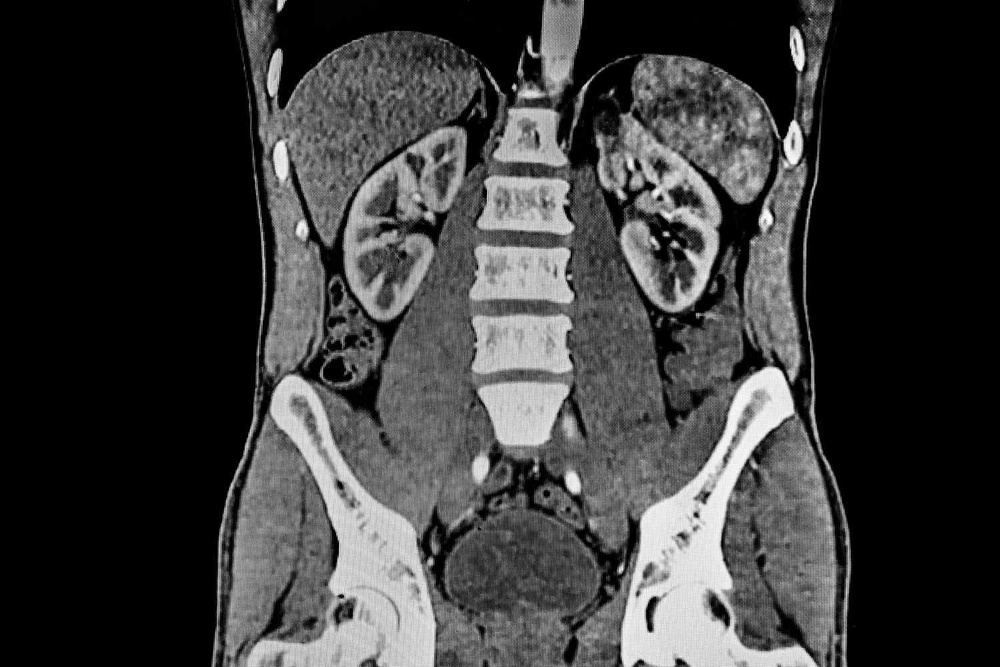
%> input picture ct-scan-abdominal.jpg, 1000 x 667 px, shrunk from 1500 x 1000 before the run
$ octave basic-command.m   (GNU Octave 9; MATLAB toolbox functions it lacks are replaced by stand-ins)
%> lines starting %> are read from the running program, lines starting %| are printed output that depends on the picture
img = imread('ct-scan-abdominal.jpg');
%> img is the input picture: size 667x1000x3 uint8; min 0, max 255, mean 58.4

imshow(img);

img2 = imread('diabetic-retinopaty.jpg');
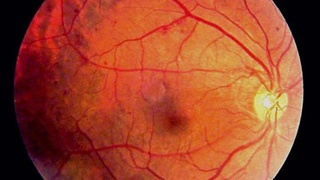
%> input picture diabetic-retinopaty.jpg, 320 x 180 px, shrunk from 480 x 270 before the run
%> img2 is the input picture: size 180x320x3 uint8; mean R, G, B 155.8, 68.6, 42.7

imshow(img2);

img2Gray = rgb2gray(img2);
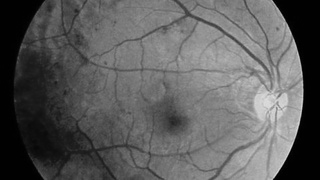
%> img2Gray: size 180x320 uint8; min 0, max 222, mean 91.7

imshow(img2Gray);
